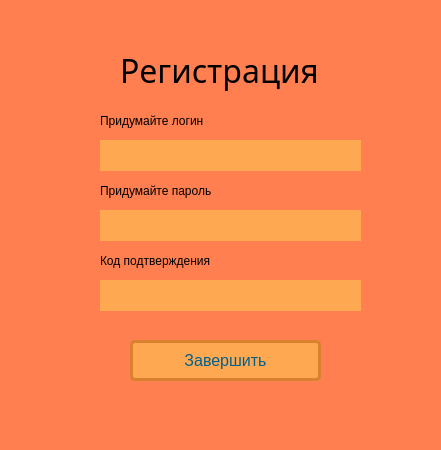
<?xml version="1.0" encoding="UTF-8"?>
<ui version="4.0">
 <class>Form</class>
 <widget class="QWidget" name="Form">
  <property name="geometry">
   <rect>
    <x>0</x>
    <y>0</y>
    <width>441</width>
    <height>450</height>
   </rect>
  </property>
  <property name="windowTitle">
   <string>Form</string>
  </property>
  <property name="styleSheet">
   <string notr="true">background-color:#FF7F50</string>
  </property>
  <widget class="QLabel" name="RegistrLabel">
   <property name="geometry">
    <rect>
     <x>120</x>
     <y>30</y>
     <width>281</width>
     <height>81</height>
    </rect>
   </property>
   <property name="font">
    <font>
     <family>Segoe Print</family>
     <pointsize>24</pointsize>
    </font>
   </property>
   <property name="text">
    <string>Регистрация</string>
   </property>
  </widget>
  <widget class="QLabel" name="label_3">
   <property name="geometry">
    <rect>
     <x>100</x>
     <y>180</y>
     <width>131</width>
     <height>21</height>
    </rect>
   </property>
   <property name="text">
    <string>Придумайте пароль</string>
   </property>
  </widget>
  <widget class="QLabel" name="label_4">
   <property name="geometry">
    <rect>
     <x>100</x>
     <y>110</y>
     <width>131</width>
     <height>21</height>
    </rect>
   </property>
   <property name="text">
    <string>Придумайте логин</string>
   </property>
  </widget>
  <widget class="QLabel" name="label_5">
   <property name="geometry">
    <rect>
     <x>100</x>
     <y>250</y>
     <width>131</width>
     <height>21</height>
    </rect>
   </property>
   <property name="text">
    <string>Код подтверждения</string>
   </property>
  </widget>
  <widget class="QPushButton" name="finishRegButt">
   <property name="geometry">
    <rect>
     <x>130</x>
     <y>340</y>
     <width>191</width>
     <height>41</height>
    </rect>
   </property>
   <property name="styleSheet">
    <string notr="true"> display: inline-block;
    text-decoration: none;
    background-color: #ffa852;
    color: #006089;
    border: 3px solid #d9812f;
    border-radius: 5px;
    font-size: 16px;
    padding: 7px 10px; 
    transition: all 0.8s ease;</string>
   </property>
   <property name="text">
    <string>Завершить</string>
   </property>
   <property name="default">
    <bool>false</bool>
   </property>
  </widget>
  <widget class="QLineEdit" name="createLogEdit">
   <property name="geometry">
    <rect>
     <x>100</x>
     <y>140</y>
     <width>261</width>
     <height>31</height>
    </rect>
   </property>
   <property name="styleSheet">
    <string notr="true">background-color:#ffa852</string>
   </property>
   <property name="frame">
    <bool>false</bool>
   </property>
   <property name="clearButtonEnabled">
    <bool>true</bool>
   </property>
  </widget>
  <widget class="QLineEdit" name="createPassEdit">
   <property name="geometry">
    <rect>
     <x>100</x>
     <y>210</y>
     <width>261</width>
     <height>31</height>
    </rect>
   </property>
   <property name="styleSheet">
    <string notr="true">background-color:#ffa852;
</string>
   </property>
   <property name="inputMethodHints">
    <set>Qt::ImhDigitsOnly|Qt::ImhHiddenText|Qt::ImhNoAutoUppercase|Qt::ImhNoPredictiveText|Qt::ImhSensitiveData</set>
   </property>
   <property name="inputMask">
    <string/>
   </property>
   <property name="frame">
    <bool>false</bool>
   </property>
   <property name="echoMode">
    <enum>QLineEdit::Password</enum>
   </property>
   <property name="clearButtonEnabled">
    <bool>true</bool>
   </property>
  </widget>
  <widget class="QLineEdit" name="sendCodeEdit">
   <property name="geometry">
    <rect>
     <x>100</x>
     <y>280</y>
     <width>261</width>
     <height>31</height>
    </rect>
   </property>
   <property name="styleSheet">
    <string notr="true">background-color:#ffa852</string>
   </property>
   <property name="inputMethodHints">
    <set>Qt::ImhDigitsOnly</set>
   </property>
   <property name="frame">
    <bool>false</bool>
   </property>
  </widget>
 </widget>
 <resources/>
 <connections/>
</ui>
